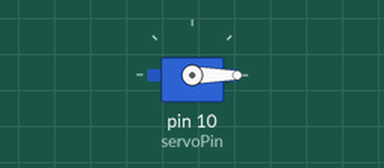
Recording of a sketch running on a simulated Arduino Uno, built with avr-gcc and run on an emulated ATmega328P. On the bench: servo.

Above: at 0.05 s.
At 1.25 s:
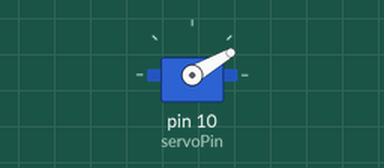
At 2.5 s:
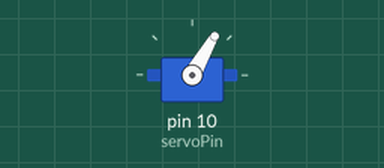
At 5.0 s:
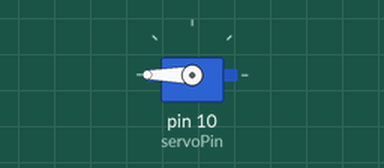
Timing chart, 0 to 6.5 s (numbered marks = the images above):
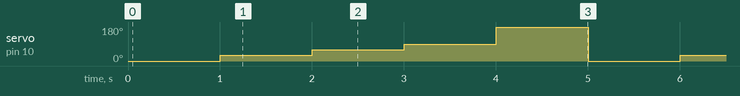

The sketch:

4_uso_de_servo.ino
```cpp
#include <Servo.h>
const int servoPin = 10;
Servo servo1;

void setup() {
  servo1.attach(servoPin);
}

void loop() {
  servo1.write(0);
  delay(1000);
  servo1.write(30);
  delay(1000);
  servo1.write(60);
  delay(1000);
  servo1.write(90);
  delay(1000);
  servo1.write(180);
  delay(1000);
}
```

Measured:
- by itself, servo on pin 10 (servoPin): repeats every 5.0 s: 60° 1.0 s, 90° 1.0 s, 180° 1.0 s, 0° 1.0 s, 30° 1.0 s
